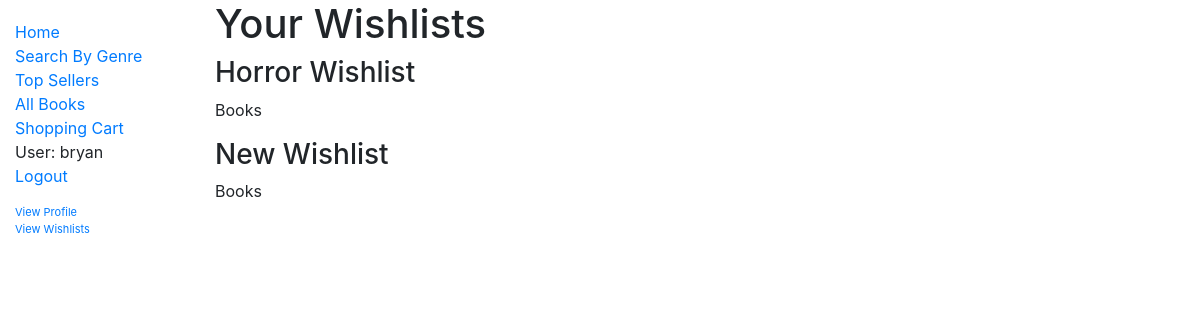
The app's page /search/wishlists/ (signed in), older data.
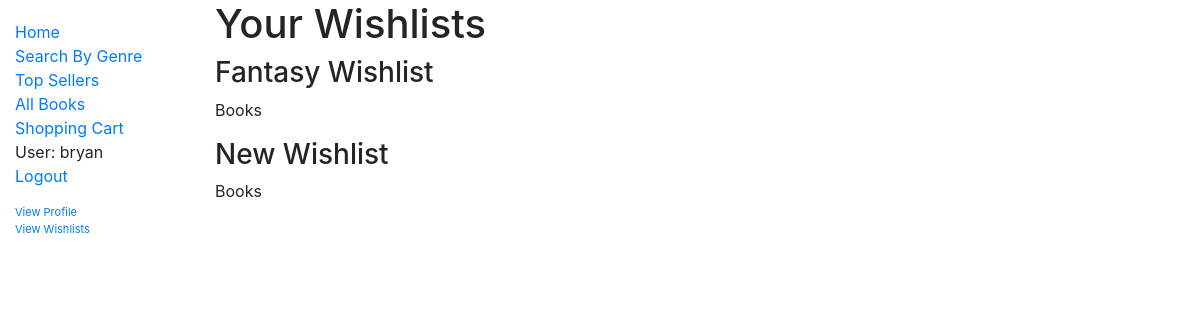
The same page, newer data.
### catalog/models.py (models this page shows, shortened)
class Wishlist(models.Model):
    user = models.ForeignKey(User, on_delete=models.CASCADE)
    books = models.ManyToManyField(Book)
    name = models.CharField(max_length=100, default='New Wishlist')

### catalog/views.py (the view)
# urls.py: path('wishlists/', views.WishlistsView.as_view(), name='wishlists'),
class WishlistsView(generic.ListView):
    model = Wishlist
    template_name = 'catalog/wishlists.html'
    context_object_name = 'wishlists_list'
    def get_context_data(self, **kwargs):
        context = super().get_context_data(**kwargs)
        if self.request.user.is_authenticated:
            context['wishlists'] = Wishlist.objects.filter(
                user=self.request.user)
        return context

### catalog/templates/catalog/wishlists.html
{% extends "base_generic.html" %}
{% block content %}
{% if user.is_authenticated %}
    <h1>Your Wishlists</h1>
    {% for wishlist in wishlists %}
    <h3>{{ wishlist.name }}</h3>
    <p>Books</p>
    {% endfor %}
{% else %}
    <h1>Oops!</h1>
    <p>You are not <a href="{% url 'login' %}">logged in</a>.</p>
{% endif %}
{% endblock %}

### catalog/templates/base_generic.html (shortened to what this page needs)
<!DOCTYPE html>
<html lang="en">
<head>
  <link rel="stylesheet" href="https://stackpath.bootstrapcdn.com/bootstrap/4.1.3/css/bootstrap.min.css">
  {% load static %}
  <link rel="stylesheet" href="{% static 'css/styles.css' %}">
</head>
<body>
  <div class="container-fluid">
    <div class="row">
      <div class="col-sm-2">
      {% block sidebar %}
        <ul class="sidebar-nav">
          <li><a href="{% url 'index' %}">Home</a></li>
          <li><a href="{% url 'search' %}">Search By Genre</a></li>
          <li><a href="{% url 'topsellers' %}">Top Sellers</a></li>
          <li><a href="{% url 'books' %}">All Books</a></li>
          <li><a href="{% url 'shoppingcart' %}">Shopping Cart</a></li>
             {% if user.is_authenticated %}
     <li>User: {{ user.get_username }}</li>
     <li><a href="{% url 'logout'%}?next={{request.path}}">Logout</a></li>
     <p><li style="font-size: 11px"><a href="{% url 'profile'%}">View Profile</a>
            <li style="font-size: 11px"><a href="{% url 'wishlists'%}">View Wishlists</a></p>
   {% else %}
     <li><a href="{% url 'login'%}">Login</a></li>
     <li><a href ="{% url 'signup' %}">Register</a></li>
   {% endif %}
        </ul>
     {% endblock %}
      </div>
      <div class="col-sm-10" id="col-sm-10">{% block content %}{% endblock %}</div>
    </div>
  </div>
</body>
</html>

### catalog/static/css/styles.css (style rules this page uses)
.sidebar-nav { margin-top: 20px; padding: 0; list-style: none; }

Row changes from the older to the newer data that the page shows:
changed Wishlist: name "Horror Wishlist" → "Fantasy Wishlist"
